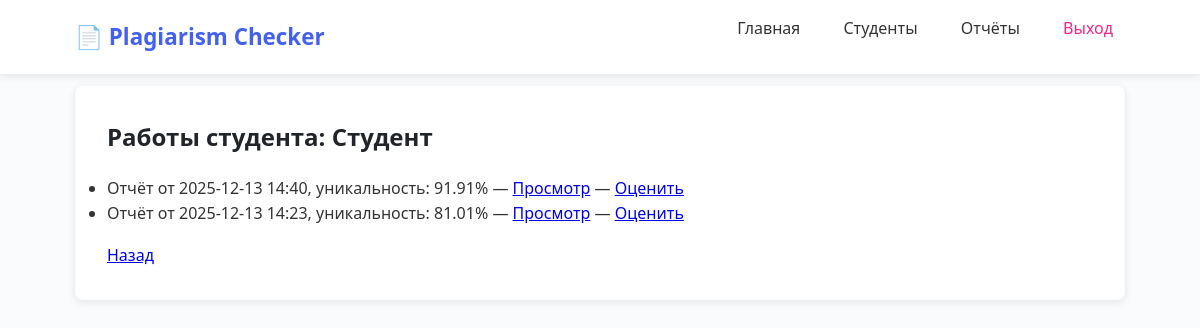
The page /teacher/view_student_reports/1 (signed in) on the database its author committed.
### app/models.py (models this page shows)
class User(UserMixin, db.Model):
    __tablename__ = 'users'
    id = db.Column(db.Integer, primary_key=True)
    name = db.Column(db.String(100), nullable=False)
    email = db.Column(db.String(120), unique=True, nullable=False)
    role = db.Column(db.String(20), nullable=False)
    password_hash = db.Column(db.String(128), nullable=False)
    documents = db.relationship('SourceDocument', back_populates='user')
    reports = db.relationship('Report', back_populates='user')

class Report(db.Model):
    __tablename__ = 'reports'
    id = db.Column(db.Integer, primary_key=True)
    check_id = db.Column(db.Integer, db.ForeignKey(
        'plagiarism_checks.id'), nullable=False)
    user_id = db.Column(db.Integer, db.ForeignKey('users.id'), nullable=False)
    generated_date = db.Column(
        db.DateTime, default=db.func.current_timestamp())
    uniqueness_percentage = db.Column(db.Float)
    user = db.relationship('User', back_populates='reports')
    check = db.relationship('PlagiarismCheck', back_populates='report')

### app/teacher/routes.py (the view)
@bp.route('/view_student_reports/<int:student_id>')
@login_required
def view_student_reports(student_id):
    if current_user.role != 'teacher':
        flash('Доступ запрещён')
        return redirect(url_for('auth.login'))
    student = get_student_by_id(student_id)
    if not student:
        flash('Студент не найден')
        return redirect(url_for('teacher.student_list'))
    reports = get_reports_for_student(student_id)
    return render_template('teacher/view_student_reports.html', student=student, reports=reports)

### app/models.py (called while the page is built)
@login_manager.user_loader
def load_user(user_id):
    return User.query.get(int(user_id))

### app/teacher/services.py (called while the page is built)
def get_student_by_id(student_id):
    return User.query.filter_by(id=student_id, role='student').first()

def get_reports_for_student(student_id):
    return Report.query.filter_by(user_id=student_id).order_by(Report.generated_date.desc()).all()

### app/templates/teacher/view_student_reports.html
{% extends "base.html" %}
{% block content %}
<h2>Работы студента: {{ student.name }}</h2>
{% if reports %}
  <ul>
    {% for r in reports %}
      <li>
        Отчёт от {{ r.generated_date.strftime('%Y-%m-%d %H:%M') }},
        уникальность: {{ r.uniqueness_percentage }}%
        — <a href="{{ url_for('teacher.view_report', report_id=r.id) }}">Просмотр</a>
        — <a href="{{ url_for('teacher.grade_work', report_id=r.id) }}">Оценить</a>
      </li>
    {% endfor %}
  </ul>
{% else %}
  <p>Работы отсутствуют</p>
{% endif %}
<a href="{{ url_for('teacher.student_detail', student_id=student.id) }}">Назад</a>
{% endblock %}

### app/templates/base.html (style rules this page uses)
:root { --primary: #4361ee; --primary-light: #4895ef; --secondary: #3f37c9; --success: #4cc9f0; --danger: #f72585; --light: #f8f9fa; --dark: #212529; --bg: #ffffff; --text: #333333; --border: #dee2e6; --shadow: 0 2px 8px rgba(0,0,0,0.1); --radius: 8px; }
* { margin: 0; padding: 0; box-sizing: border-box; }
body { font-family: 'Segoe UI', Tahoma, Geneva, Verdana, sans-serif; background-color: #fafbfd; color: var(--text); line-height: 1.6; padding-top: 70px; padding-bottom: 40px; }
h1, h2, h3 { margin-bottom: 1.2rem; color: var(--dark); }
p, ul, ol { margin-bottom: 1rem; }

### rows shown on the page
User: name "Студент"
Report: generated_date "2025-12-13 14:40", uniqueness_percentage "91.91"
Report: generated_date "2025-12-13 14:23", uniqueness_percentage "81.01"
